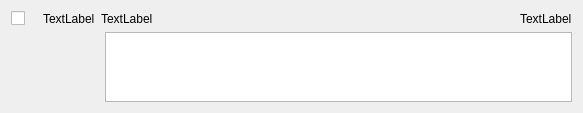
<?xml version="1.0" encoding="UTF-8"?>
<ui version="4.0">
 <class>email</class>
 <widget class="QWidget" name="email">
  <property name="geometry">
   <rect>
    <x>0</x>
    <y>0</y>
    <width>583</width>
    <height>106</height>
   </rect>
  </property>
  <property name="windowTitle">
   <string>Form</string>
  </property>
  <layout class="QVBoxLayout" name="verticalLayout">
   <item>
    <layout class="QHBoxLayout" name="horizontalLayout" stretch="1,2,16,2">
     <item>
      <widget class="QCheckBox" name="checkBox">
       <property name="text">
        <string/>
       </property>
      </widget>
     </item>
     <item>
      <widget class="QLabel" name="fromLabel">
       <property name="text">
        <string>TextLabel</string>
       </property>
      </widget>
     </item>
     <item>
      <widget class="QLabel" name="themeLabel">
       <property name="text">
        <string>TextLabel</string>
       </property>
      </widget>
     </item>
     <item>
      <widget class="QLabel" name="timeLabel">
       <property name="text">
        <string>TextLabel</string>
       </property>
      </widget>
     </item>
    </layout>
   </item>
   <item>
    <layout class="QHBoxLayout" name="horizontalLayout_2" stretch="1,5">
     <item>
      <spacer name="horizontalSpacer">
       <property name="orientation">
        <enum>Qt::Horizontal</enum>
       </property>
       <property name="sizeHint" stdset="0">
        <size>
         <width>40</width>
         <height>20</height>
        </size>
       </property>
      </spacer>
     </item>
     <item>
      <widget class="QTextBrowser" name="textBrowser"/>
     </item>
    </layout>
   </item>
  </layout>
 </widget>
 <resources/>
 <connections/>
</ui>
